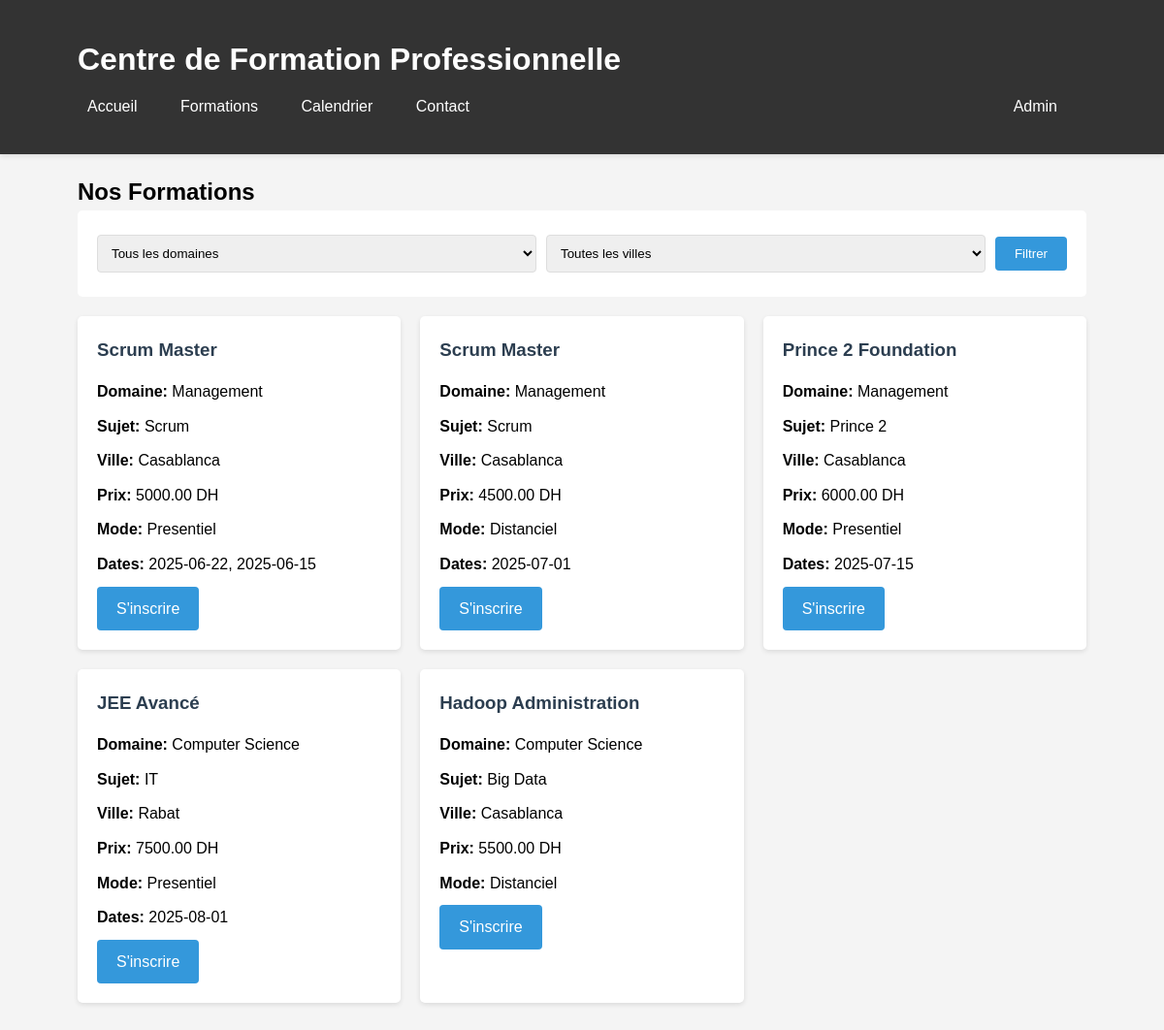
The page /formations.php on the database its author committed.
### tables this page shows
CREATE TABLE `formations` (
  `id` int(11) NOT NULL,
  `price` decimal(10,2) DEFAULT NULL,
  `mode` enum('Presentiel','Distanciel') NOT NULL,
  `cours_id` int(11) DEFAULT NULL,
  `ville_id` int(11) DEFAULT NULL,
  `formateur_id` int(11) DEFAULT NULL
);

CREATE TABLE `cours` (
  `id` int(11) NOT NULL,
  `name` varchar(100) NOT NULL,
  `content` text DEFAULT NULL,
  `description` text DEFAULT NULL,
  `audience` varchar(255) DEFAULT NULL,
  `duration` int(11) DEFAULT NULL,
  `testIncluded` tinyint(1) DEFAULT 0,
  `testContent` text DEFAULT NULL,
  `logo` varchar(255) DEFAULT NULL,
  `sujet_id` int(11) DEFAULT NULL
);

CREATE TABLE `domaines` (
  `id` int(11) NOT NULL,
  `name` varchar(100) NOT NULL,
  `description` text DEFAULT NULL
);

CREATE TABLE `sujets` (
  `id` int(11) NOT NULL,
  `name` varchar(100) NOT NULL,
  `shortDescription` text DEFAULT NULL,
  `longDescription` text DEFAULT NULL,
  `individualBenefit` text DEFAULT NULL,
  `businessBenefit` text DEFAULT NULL,
  `logo` varchar(255) DEFAULT NULL,
  `domaine_id` int(11) DEFAULT NULL
);

CREATE TABLE `villes` (
  `id` int(11) NOT NULL,
  `value` varchar(100) NOT NULL,
  `pays_id` int(11) DEFAULT NULL
);

### formations.php (the view, shortened to what this page needs)
<?php include 'includes/connection.php'; ?>
<!DOCTYPE html>
<html>
<head>
    <link rel="stylesheet" href="css/style.css">
</head>
<body>
    <?php include 'includes/header.php'; ?>
    <div class="container">
        <h2>Nos Formations</h2>
        <form method="GET" class="filter-form">
            <select name="domaine">
                <option value="">Tous les domaines</option>
            </select>
            <select name="ville">
                <option value="">Toutes les villes</option>
            </select>
            <button type="submit" class="btn">Filtrer</button>
        </form>
        <div class="formations-grid">
        <?php
        $sql = "SELECT f.*, c.name as cours_name, v.value as ville_name,
                s.name as sujet_name, d.name as domaine_name,
                GROUP_CONCAT(fd.date) as dates
                FROM formations f
                JOIN cours c ON f.cours_id = c.id
                JOIN villes v ON f.ville_id = v.id
                JOIN sujets s ON c.sujet_id = s.id
                JOIN domaines d ON s.domaine_id = d.id
                LEFT JOIN formation_dates fd ON f.id = fd.formation_id
                WHERE 1=1";
        $sql .= " GROUP BY f.id";
        $formations = $bdd->query($sql);
        while($formation = $formations->fetch()) {
            echo "<div class='formation-card'>";
            echo "<h3>".$formation['cours_name']."</h3>";
            echo "<p><strong>Domaine:</strong> ".$formation['domaine_name']."</p>";
            echo "<p><strong>Sujet:</strong> ".$formation['sujet_name']."</p>";
            echo "<p><strong>Ville:</strong> ".$formation['ville_name']."</p>";
            echo "<p><strong>Prix:</strong> ".$formation['price']." DH</p>";
            echo "<p><strong>Mode:</strong> ".$formation['mode']."</p>";
            if($formation['dates']) {
                echo "<p><strong>Dates:</strong> ".str_replace(',', ', ', $formation['dates'])."</p>";
            }
            echo "<a href='inscription.php?id=".$formation['id']."' class='btn'>S'inscrire</a>";
            echo "</div>";
        }
        ?>
        </div>
    </div>
</body>
</html>

### css/style.css (style rules this page uses)
* { margin: 0; padding: 0; box-sizing: border-box; }
body { font-family: Arial, sans-serif; background-color: #f4f4f4; line-height: 1.6; }
.container { width: 90%; max-width: 1200px; margin: 0 auto; padding: 20px; }
.formations-grid { display: grid; grid-template-columns: repeat(auto-fill, minmax(300px, 1fr)); gap: 20px; margin: 20px 0; }
.formation-card { background: white; padding: 20px; border-radius: 5px; box-shadow: 0 2px 5px rgba(0,0,0,0.1); transition: transform 0.3s; }
.formation-card h3, .formation-card h4 { color: #2c3e50; margin-bottom: 15px; }
.formation-card p { margin: 10px 0; }
form input, form select, form textarea { width: 100%; padding: 10px; margin: 5px 0; border: 1px solid #ddd; border-radius: 4px; }
.filter-form { background: white; padding: 20px; border-radius: 5px; margin-bottom: 20px; display: flex; gap: 10px; align-items: center; }
.filter-form select { width: auto; flex: 1; }
.btn { background-color: #3498db; color: white; padding: 10px 20px; border: none; border-radius: 4px; cursor: pointer; text-decoration: none; display: inline-block; transition: background 0.3s; }

### rows shown on the page
formations: cours.name "Scrum Master", domaines.name "Management", sujets.name "Scrum", ville.value "Casablanca", price "5000.00", mode "Presentiel", dates "2025-06-22, 2025-06-15"
formations: cours.name "Scrum Master", domaines.name "Management", sujets.name "Scrum", ville.value "Casablanca", price "4500.00", mode "Distanciel", dates "2025-07-01"
formations: cours.name "Prince 2 Foundation", domaines.name "Management", sujets.name "Prince 2", ville.value "Casablanca", price "6000.00", mode "Presentiel", dates "2025-07-15"
formations: cours.name "JEE Avancé", domaines.name "Computer Science", sujets.name "IT", ville.value "Rabat", price "7500.00", mode "Presentiel", dates "2025-08-01"
formations: cours.name "Hadoop Administration", domaines.name "Computer Science", sujets.name "Big Data", ville.value "Casablanca", price "5500.00", mode "Distanciel"
